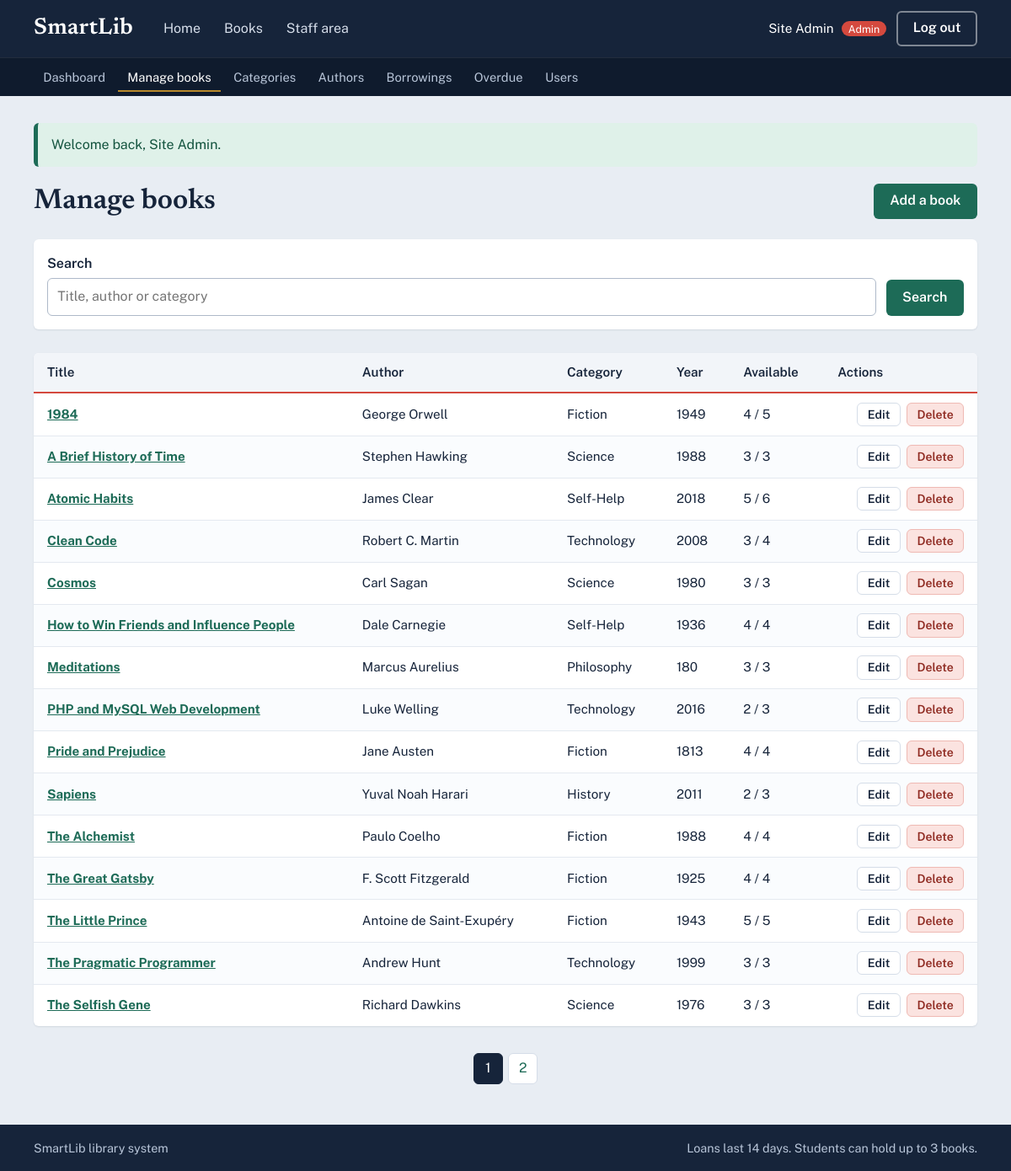
The app's page /admin/books.php (signed in) with its own data.
### tables this page shows
CREATE TABLE books (
  id               INT AUTO_INCREMENT PRIMARY KEY,
  title            VARCHAR(200) NOT NULL,
   
  author_id        INT NOT NULL,
   
  category_id      INT NOT NULL,
   
  year_published   SMALLINT NULL,
   
  description      TEXT NULL,
   
  total_copies     INT NOT NULL DEFAULT 1,
   
  available_copies INT NOT NULL DEFAULT 1,
  created_at       TIMESTAMP NOT NULL DEFAULT CURRENT_TIMESTAMP,
   
  CONSTRAINT fk_books_author   FOREIGN KEY (author_id)   REFERENCES authors(id),
   
  CONSTRAINT fk_books_category FOREIGN KEY (category_id) REFERENCES categories(id),
   
  CONSTRAINT chk_copies CHECK (available_copies >= 0 AND available_copies <= total_copies)
);

CREATE TABLE authors (
  id   INT AUTO_INCREMENT PRIMARY KEY,
  name VARCHAR(100) NOT NULL UNIQUE
);

CREATE TABLE categories (
  id   INT AUTO_INCREMENT PRIMARY KEY,
   
  name VARCHAR(100) NOT NULL UNIQUE
);

### includes/init.php (called while the page is built, shortened)
<?php
function e($value): string
{
    return htmlspecialchars((string) $value, ENT_QUOTES, 'UTF-8');
}
function url(string $path = ''): string
{
    return BASE_URL . '/' . ltrim($path, '/');
}
require_once __DIR__ . '/components.php';

### admin/books.php (the view, shortened to what this page needs)
<?php
require __DIR__ . '/../includes/init.php';
$q       = trim($_GET['q'] ?? '');
$page    = max(1, (int) ($_GET['page'] ?? 1));
$perPage = 15;
$params  = [];
$where   = '';
$from = "FROM books b JOIN authors a ON a.id = b.author_id JOIN categories c ON c.id = b.category_id $where";
$stmt = $pdo->prepare("SELECT COUNT(*) $from");
$stmt->execute($params);
$total = (int) $stmt->fetchColumn();
$pages = max(1, (int) ceil($total / $perPage));
$page  = min($page, $pages);
$stmt = $pdo->prepare("SELECT b.id, b.title, b.year_published, b.total_copies, b.available_copies, a.name AS author_name, c.name AS category_name
                       $from ORDER BY b.title LIMIT :lim OFFSET :off");
$stmt->bindValue(':lim', $perPage, PDO::PARAM_INT);
$stmt->bindValue(':off', ($page - 1) * $perPage, PDO::PARAM_INT);
$stmt->execute();
$books = $stmt->fetchAll();
require __DIR__ . '/../includes/header.php';
?>
<div class="page-head">
    <h1>Manage books</h1>
    <a class="btn btn-primary" href="<?= e(url('admin/book-form.php')) ?>">Add a book</a>
</div>
<form class="filters filters-compact" method="get" role="search" style="grid-template-columns:1fr auto">
    <div><label for="q">Search</label><input id="q" type="search" name="q" value="<?= e($q) ?>" placeholder="Title, author or category"></div>
    <button class="btn btn-primary" type="submit">Search</button>
</form>
<?php if (!$books): ?>
    <div class="empty">No books found.</div>
<?php else: ?>
<div class="table-wrap">
<table class="table">
    <thead><tr><th>Title</th><th>Author</th><th>Category</th><th>Year</th><th>Available</th><th class="col-actions">Actions</th></tr></thead>
    <tbody>
    <?php foreach ($books as $b): ?>
        <tr>
            <td><a href="<?= e(url('book.php?id=' . (int) $b['id'])) ?>"><strong><?= e($b['title']) ?></strong></a></td>
            <td><?= e($b['author_name']) ?></td>
            <td><?= e($b['category_name']) ?></td>
            <td><?= $b['year_published'] ? (int) $b['year_published'] : '-' ?></td>
            <td><?= (int) $b['available_copies'] ?> / <?= (int) $b['total_copies'] ?></td>
            <td class="col-actions">
                <a class="btn btn-small" href="<?= e(url('admin/book-form.php?id=' . (int) $b['id'])) ?>">Edit</a>
                <form method="post" onsubmit="return confirm('Delete this book?');">
                    <button class="btn btn-small btn-danger" type="submit">Delete</button>
                </form>
            </td>
        </tr>
    <?php endforeach; ?>
    </tbody>
</table>
</div>
<?= pagination($page, $pages, array_filter(['q' => $q])) ?>
<?php endif; ?>
<?php require __DIR__ . '/../includes/footer.php'; ?>

### css/style.css (style rules this page uses)
:root { --ink: #16243a; --ink-soft: #4a5a72; --shelf: #e8edf3; --paper: #ffffff; --rule: #c3d6ea; --margin: #d4493e; --pine: #1d6b57; --pine-dark: #15503f; --brass: #b8892b; --line: #d5dde8; --ok-bg: #dff1e9; --ok-fg: #14543f; --bad-bg: #fbe3e0; --bad-fg: #8f2a21; --font-display: "Newsreader", Georgia, "Times New Roman", serif; --font-body: "Public Sans", system-ui, -apple-system, "Segoe UI", Arial, sans-serif; }
*, *::before, *::after { box-sizing: border-box; }
html { -webkit-text-size-adjust: 100%; }
body { margin: 0; background: var(--shelf); color: var(--ink); font-family: var(--font-body); font-size: 1rem; line-height: 1.6; min-height: 100vh; display: flex; flex-direction: column; }
h1, h2, h3 { font-family: var(--font-display); font-weight: 600; line-height: 1.2; margin: 0 0 .5em; }
h1 { font-size: 2.1rem; }
a { color: var(--pine); }
.btn { display: inline-block; font: inherit; font-weight: 600; cursor: pointer; padding: .55rem 1.1rem; border-radius: 6px; border: 2px solid transparent; text-decoration: none; line-height: 1.3; text-align: center; }
.btn-primary { background: var(--pine); color: #fff; }
.btn-danger { background: var(--bad-bg); color: var(--bad-fg); border-color: #efb9b3; }
.btn-small { padding: .25rem .7rem; font-size: .88rem; border-width: 1px; background: #fff; color: var(--ink); border-color: var(--line); }
.btn-small.btn-danger { background: var(--bad-bg); color: var(--bad-fg); border-color: #efb9b3; }
.page-head { display: flex; align-items: center; justify-content: space-between; gap: 1rem; margin-bottom: 1.5rem; flex-wrap: wrap; }
.page-head h1 { margin: 0; }
label { display: block; font-weight: 600; margin-bottom: .25rem; }
input, select, textarea { font: inherit; color: var(--ink); width: 100%; padding: .55rem .7rem; background: #fff; border: 1.5px solid #aeb9c9; border-radius: 6px; }
.filters { display: grid; grid-template-columns: 1fr 220px auto auto; gap: .75rem; align-items: end; background: var(--paper); padding: 1rem; border-radius: 6px; margin-bottom: 1.75rem; box-shadow: 0 1px 2px rgba(22,36,58,.1); }
.filters-compact { grid-template-columns: 1fr 200px auto; }
.table-wrap { overflow-x: auto; background: var(--paper); border-radius: 6px; box-shadow: 0 1px 2px rgba(22,36,58,.1); }
.table { width: 100%; border-collapse: collapse; font-size: .95rem; }
.table th { text-align: left; padding: .7rem 1rem; background: #f2f5f9; border-bottom: 2px solid var(--margin); font-weight: 600; white-space: nowrap; }
.table td { padding: .65rem 1rem; border-bottom: 1px solid #e4e9f0; vertical-align: middle; }
.table tbody tr:nth-child(even) { background: #fafcfe; }
.table tr:last-child td { border-bottom: 0; }
.col-actions { text-align: right; white-space: nowrap; }
.col-actions form { display: inline-block; margin-left: .25rem; }

### records on screen
books: title "1984", author.name "George Orwell", category.name "Fiction", year_published "1949", available_copies "4", total_copies "5"
books: title "A Brief History of Time", author.name "Stephen Hawking", category.name "Science", year_published "1988", available_copies "3", total_copies "3"
books: title "Atomic Habits", author.name "James Clear", category.name "Self-Help", year_published "2018", available_copies "5", total_copies "6"
books: title "Clean Code", author.name "Robert C. Martin", category.name "Technology", year_published "2008", available_copies "3", total_copies "4"
books: title "Cosmos", author.name "Carl Sagan", category.name "Science", year_published "1980", available_copies "3", total_copies "3"
books: title "How to Win Friends and Influence People", author.name "Dale Carnegie", category.name "Self-Help", year_published "1936", available_copies "4", total_copies "4"
books: title "Meditations", author.name "Marcus Aurelius", category.name "Philosophy", year_published "180", available_copies "3", total_copies "3"
books: title "PHP and MySQL Web Development", author.name "Luke Welling", category.name "Technology", year_published "2016", available_copies "2", total_copies "3"
books: title "Pride and Prejudice", author.name "Jane Austen", category.name "Fiction", year_published "1813", available_copies "4", total_copies "4"
books: title "Sapiens", author.name "Yuval Noah Harari", category.name "History", year_published "2011", available_copies "2", total_copies "3"
books: title "The Alchemist", author.name "Paulo Coelho", category.name "Fiction", year_published "1988", available_copies "4", total_copies "4"
books: title "The Great Gatsby", author.name "F. Scott Fitzgerald", category.name "Fiction", year_published "1925", available_copies "4", total_copies "4"
books: title "The Little Prince", author.name "Antoine de Saint-Exupéry", category.name "Fiction", year_published "1943", available_copies "5", total_copies "5"
books: title "The Pragmatic Programmer", author.name "Andrew Hunt", category.name "Technology", year_published "1999", available_copies "3", total_copies "3"
books: title "The Selfish Gene", author.name "Richard Dawkins", category.name "Science", year_published "1976", available_copies "3", total_copies "3"

### other values on screen
$label "Home Books Staff area Dashboard Manage books Categories Authors Borrowings Overdue Users"
$_SESSION['name'] "Site Admin"
$role "Admin"
$f['msg'] "Welcome back, Site Admin."
LOAN_DAYS "14"
MAX_ACTIVE_LOANS "3"
